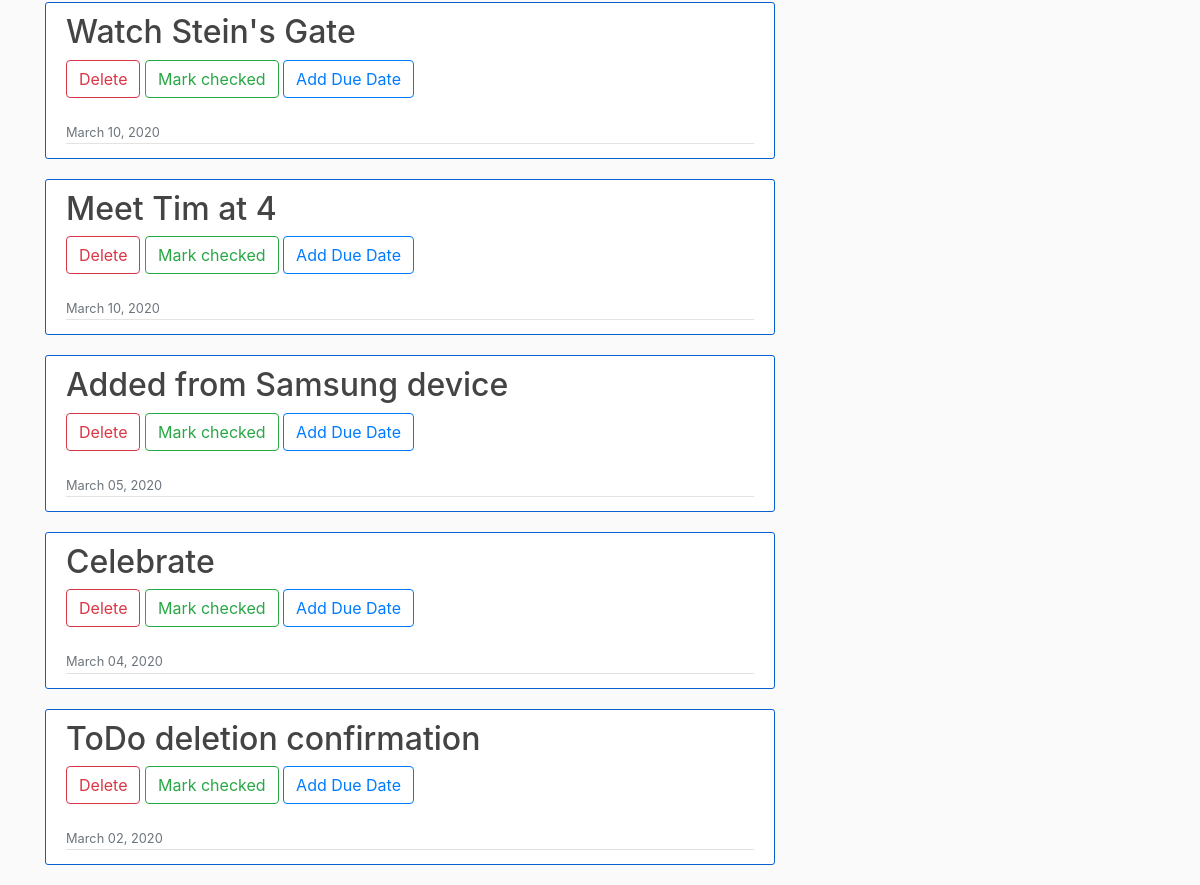
The app's page / (signed in, lower part), older data.
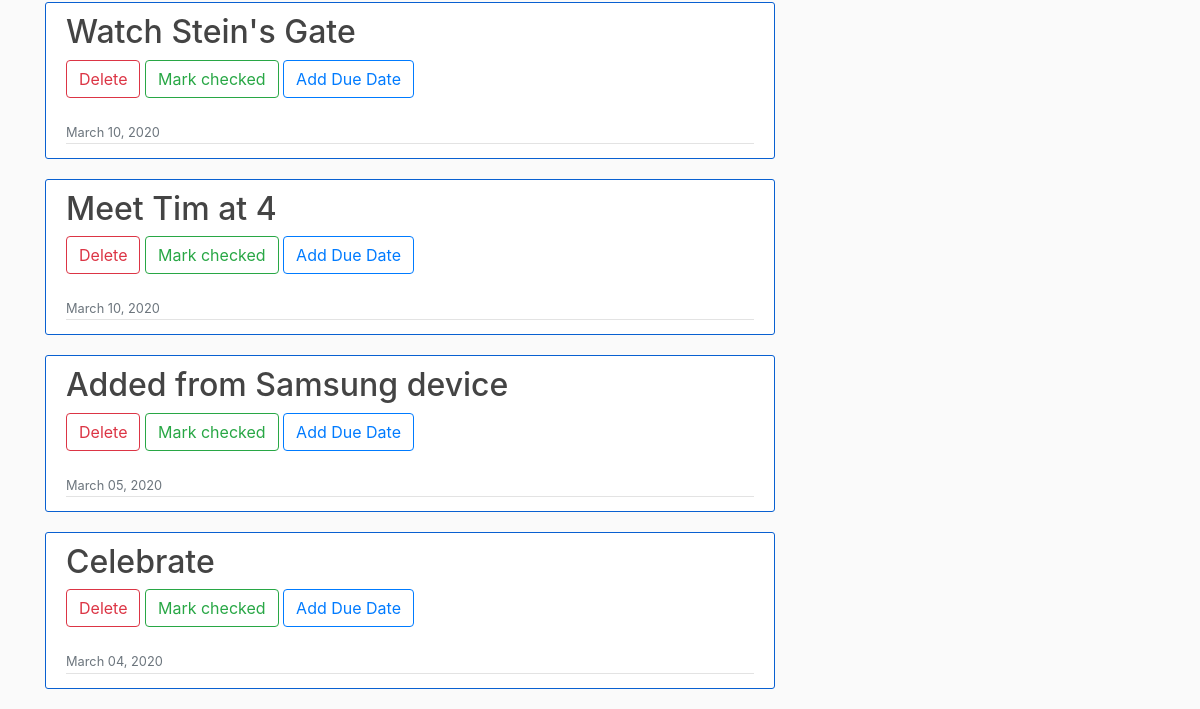
The same page, newer data.
### ToDo/models.py (models this page shows, shortened)
class ToDo(models.Model):
    title = models.CharField(max_length=100)
    date_posted = models.DateTimeField(default=timezone.now)
    creator = models.ForeignKey(User, on_delete=models.CASCADE)
    is_checked = models.BooleanField(default=False)
    due_date = models.DateTimeField(null=True, blank=True)
    due_date_color = models.CharField(max_length=100, null=True, blank=True)

### ToDo/views.py (the view)
# urls.py: 2. Add a URL to urlpatterns:  path('', views.home, name='home')
def home(request):
    if request.method == "POST":
        due_form = DueDateForm(request.POST)
        add_form = NewTaskForm(request.POST)
        if due_form.is_valid():
            days = due_form.cleaned_data.get("due_date").lower()
            if days == "today":
                days = 0
            elif days == "tomorrow":
                days = 1
            elif days == "next week":
                days = 7
            elif days == "yesterday":
                days = -1
            elif days == "last week":
                days = -7
            else:
                days = int(days)
            today = datetime.datetime.today()
            due_date = today + datetime.timedelta(days=days)
            todo = ToDo.objects.get(pk=int(request.POST.get("title", "")))
            todo.due_date = due_date
            todo.save()
            messages.success(request, "Due Date added to task")
            return redirect("todo-home")
        elif add_form.is_valid():
            title = add_form.cleaned_data.get("title")
            todo = ToDo(title=title)
            todo.creator = request.user
            todo.save()
            user = User.objects.get(username=request.user.username)
            user.profile.todos += 1
            user.save()
            messages.success(request, "Your new task has been added")
            return redirect("todo-home")
    else:
        add_form = NewTaskForm()
        due_form = DueDateForm()
    todos = ToDo.objects.all()
    if request.user.is_authenticated:
        user = User.objects.get(username=request.user.username)
        if user.profile.sort_todos_by == "date_added":
            sorter = "date_posted"
            todos = ToDo.objects.all().order_by(sorter).reverse()
        elif user.profile.sort_todos_by == "due_date":
            sorter = "due_date"
            due_todos = []
            normal_todos = []
            for todo in ToDo.objects.all().order_by("due_date"):
                if todo.due_date is not None:
                    due_todos.append(todo)
            for todo in ToDo.objects.all():
                if todo.due_date is None:
                    normal_todos.append(todo)
            normal_todos.reverse()
            todos = due_todos + normal_todos
    today = datetime.datetime.today()
    todo_objects = ToDo.objects.all()
    for todo in todo_objects:
        if todo.due_date is not None:
            if todo.due_date.day > today.day:
                todo.due_date_color = "green"
            elif todo.due_date.day == today.day:
                todo.due_date_color = "blue"
            elif todo.due_date.day < today.day:
                todo.due_date_color = "red"
            todo.save()
    context = {
        "todos": todos,
        "add_form": add_form,
        "due_form": due_form
    }
    return render(request, "ToDo/home.html", context=context)

### ToDo/templates/ToDo/home.html (shortened to what this page needs)
{% extends "ToDo/base.html" %}
{% block content %}
{% load crispy_forms_tags %}
{% load user_agents %}
    {% if user.is_authenticated %}
        {% if user.profile.todos == 0 %}
            <div class="container-fluid">
                <h2>You are on top of the world!</h2>
            </div>
        {% else %}
            {% for todo in todos %}
                {% if user.username|lower == todo.creator|lower and not todo.is_checked %}
                    <article class="media content-section">
                        <div class="media-body">
                            <h2><a href="{% url 'todo-edit' todo.pk %}" class="article-title">{{ todo.title }}</a></h2>
                            <button type="button" class="btn btn-outline-danger" data-toggle="modal" data-target="#exampleModalCenter">
                              Delete
                            </button>
                            <button onclick="location.href='{% url 'todo-check' todo.pk %}'" class="btn btn-outline-success" type="submit">Mark checked</button>
                            {% if todo.due_date == None %}
                                <a class="btn btn-outline-primary" data-toggle="collapse" href="#multiCollapseExample{{ todo.pk }}" role="button" aria-expanded="false" aria-controls="multiCollapseExample{{ todo.pk }}">Add Due Date</a>
                                <div class="row">
                                  <div class="col">
                                  </div>
                                </div>
                            {% else %}
                                <p2 style="font-weight: 1000; color: {{ todo.due_date_color }}; ">Due on: {{ todo.due_date|date:"F d" }}</p2>
                                <button onclick="location.href='{% url 'todo-due-remove' todo.pk %}'" class="btn btn-outline-primary" type="submit">Remove Due Date</button>
                            {% endif %}
                            <br>
                            <div class="article-metadata">
                                <small class="text-muted">{{ todo.date_posted|date:"F d, Y" }}</small>
                            </div>
                        </div>
                    </article>
                {% endif %}
            {% endfor %}
        {% endif %}
    {% endif %}
{% endblock content %}

Row changes from the older to the newer data that the page shows:
no longer on this page (row edited): ToDo: title "ToDo deletion confirmation", date_posted "March 02, 2020"
